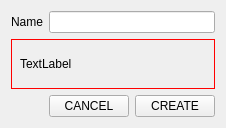
              <widget class="QWidget" name="scrollAreaWidgetContents_c_gameNewPublish">
               <property name="geometry">
                <rect>
                 <x>0</x>
                 <y>0</y>
                 <width>198</width>
                 <height>123</height>
                </rect>
               </property>
               <layout class="QGridLayout" name="gridLayout_7" rowstretch="0,0,0" columnstretch="0,0,0">
                <item row="0" column="1" colspan="2">
                 <widget class="QLineEdit" name="lineEdit_c_gameNewPublishName">
                  <property name="maxLength">
                   <number>128</number>
                  </property>
                 </widget>
                </item>
                <item row="0" column="0">
                 <widget class="QLabel" name="label_c_gameNewPublishName">
                  <property name="text">
                   <string>Name</string>
                  </property>
                  <property name="alignment">
                   <set>Qt::AlignRight|Qt::AlignTrailing|Qt::AlignVCenter</set>
                  </property>
                 </widget>
                </item>
                <item row="2" column="1">
                 <widget class="QPushButton" name="pushButton_c_gameNewPublishCancel">
                  <property name="text">
                   <string>CANCEL</string>
                  </property>
                 </widget>
                </item>
                <item row="2" column="2">
                 <widget class="QPushButton" name="pushButton_c_gameNewPublish">
                  <property name="text">
                   <string>CREATE</string>
                  </property>
                 </widget>
                </item>
                <item row="1" column="0" colspan="3">
                 <widget class="QLabel" name="label_c_gameNewPublish_error">
                  <property name="minimumSize">
                   <size>
                    <width>0</width>
                    <height>50</height>
                   </size>
                  </property>
                  <property name="maximumSize">
                   <size>
                    <width>16777215</width>
                    <height>50</height>
                   </size>
                  </property>
                  <property name="styleSheet">
                   <string notr="true">border:1px solid red;
padding: 5px;</string>
                  </property>
                  <property name="text">
                   <string>TextLabel</string>
                  </property>
                 </widget>
                </item>
               </layout>
              </widget>
